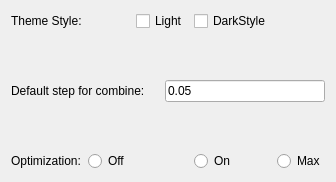
<?xml version="1.0" encoding="UTF-8"?>
<ui version="4.0">
 <class>Settings</class>
 <widget class="QDialog" name="Settings">
  <property name="geometry">
   <rect>
    <x>0</x>
    <y>0</y>
    <width>323</width>
    <height>182</height>
   </rect>
  </property>
  <property name="windowTitle">
   <string>Dialog</string>
  </property>
  <layout class="QGridLayout" name="gridLayout_2">
   <item row="0" column="0">
    <layout class="QGridLayout" name="gridLayout">
     <item row="0" column="0">
      <widget class="QLabel" name="label">
       <property name="text">
        <string>Theme Style:</string>
       </property>
      </widget>
     </item>
     <item row="0" column="1">
      <spacer name="horizontalSpacer_4">
       <property name="orientation">
        <enum>Qt::Horizontal</enum>
       </property>
       <property name="sizeHint" stdset="0">
        <size>
         <width>40</width>
         <height>20</height>
        </size>
       </property>
      </spacer>
     </item>
     <item row="0" column="2" colspan="2">
      <widget class="QCheckBox" name="checkBox">
       <property name="text">
        <string>Light</string>
       </property>
      </widget>
     </item>
     <item row="0" column="4" colspan="2">
      <widget class="QCheckBox" name="checkBox_2">
       <property name="text">
        <string>DarkStyle</string>
       </property>
      </widget>
     </item>
     <item row="1" column="0">
      <spacer name="verticalSpacer">
       <property name="orientation">
        <enum>Qt::Vertical</enum>
       </property>
       <property name="sizeHint" stdset="0">
        <size>
         <width>20</width>
         <height>18</height>
        </size>
       </property>
      </spacer>
     </item>
     <item row="2" column="0" colspan="3">
      <widget class="QLabel" name="label_2">
       <property name="text">
        <string>Default step for combine:</string>
       </property>
      </widget>
     </item>
     <item row="2" column="3" colspan="4">
      <widget class="QLineEdit" name="lineEdit">
       <property name="text">
        <string>0.05</string>
       </property>
      </widget>
     </item>
     <item row="3" column="0">
      <spacer name="verticalSpacer_2">
       <property name="orientation">
        <enum>Qt::Vertical</enum>
       </property>
       <property name="sizeHint" stdset="0">
        <size>
         <width>20</width>
         <height>28</height>
        </size>
       </property>
      </spacer>
     </item>
     <item row="4" column="0">
      <widget class="QLabel" name="label_3">
       <property name="text">
        <string>Optimization:</string>
       </property>
      </widget>
     </item>
     <item row="4" column="1">
      <widget class="QRadioButton" name="radioButton">
       <property name="text">
        <string>Off</string>
       </property>
      </widget>
     </item>
     <item row="4" column="2" colspan="2">
      <spacer name="horizontalSpacer_2">
       <property name="orientation">
        <enum>Qt::Horizontal</enum>
       </property>
       <property name="sizeHint" stdset="0">
        <size>
         <width>40</width>
         <height>20</height>
        </size>
       </property>
      </spacer>
     </item>
     <item row="4" column="4">
      <widget class="QRadioButton" name="radioButton_2">
       <property name="text">
        <string>On</string>
       </property>
      </widget>
     </item>
     <item row="4" column="5">
      <spacer name="horizontalSpacer_3">
       <property name="orientation">
        <enum>Qt::Horizontal</enum>
       </property>
       <property name="sizeHint" stdset="0">
        <size>
         <width>40</width>
         <height>20</height>
        </size>
       </property>
      </spacer>
     </item>
     <item row="4" column="6">
      <widget class="QRadioButton" name="radioButton_3">
       <property name="text">
        <string>Max</string>
       </property>
      </widget>
     </item>
    </layout>
   </item>
  </layout>
 </widget>
 <resources/>
 <connections/>
</ui>
